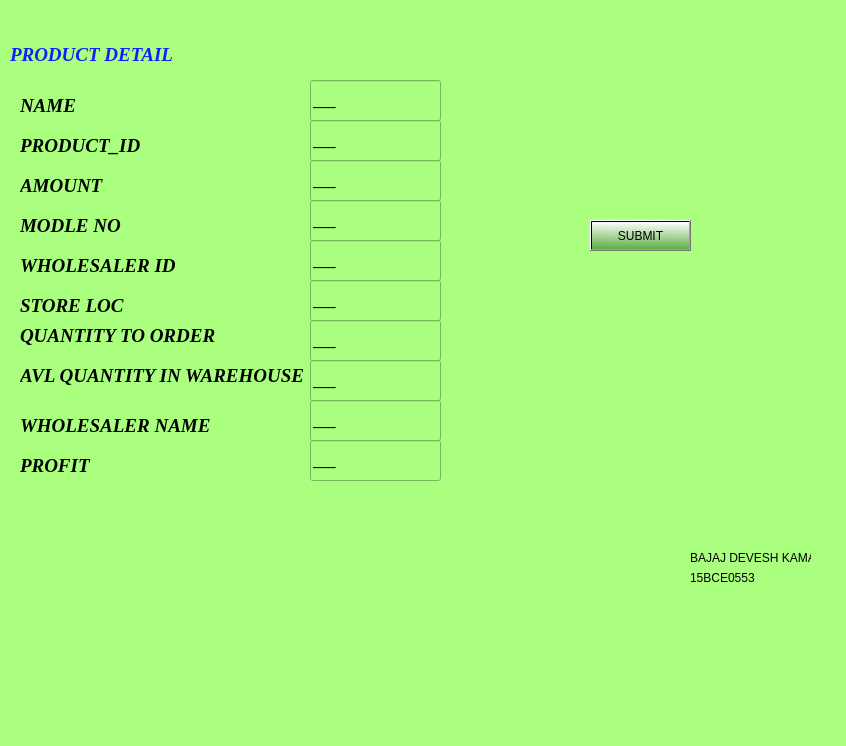
<?xml version="1.0" encoding="UTF-8"?>
<ui version="4.0">
 <class>MainWindow</class>
 <widget class="QMainWindow" name="MainWindow">
  <property name="geometry">
   <rect>
    <x>0</x>
    <y>0</y>
    <width>846</width>
    <height>746</height>
   </rect>
  </property>
  <property name="windowTitle">
   <string>MainWindow</string>
  </property>
  <property name="styleSheet">
   <string notr="true">background-color: rgb(170, 255, 127);
alternate-background-color: rgb(197, 185, 255);</string>
  </property>
  <widget class="QWidget" name="centralwidget">
   <widget class="QLabel" name="label_2">
    <property name="geometry">
     <rect>
      <x>10</x>
      <y>40</y>
      <width>201</width>
      <height>31</height>
     </rect>
    </property>
    <property name="font">
     <font>
      <family>Times New Roman</family>
      <pointsize>14</pointsize>
      <weight>75</weight>
      <italic>true</italic>
      <bold>true</bold>
     </font>
    </property>
    <property name="text">
     <string>&lt;!DOCTYPE HTML PUBLIC &quot;-//W3C//DTD HTML 4.0//EN&quot; &quot;http://www.w3.org/TR/REC-html40/strict.dtd&quot;&gt;
&lt;html&gt;&lt;head&gt;&lt;meta name=&quot;qrichtext&quot; content=&quot;1&quot; /&gt;&lt;style type=&quot;text/css&quot;&gt;
p, li { white-space: pre-wrap; }
&lt;/style&gt;&lt;/head&gt;&lt;body style=&quot; font-family:'Times New Roman'; font-size:14pt; font-weight:600; font-style:italic;&quot;&gt;
&lt;p style=&quot; margin-top:0px; margin-bottom:0px; margin-left:0px; margin-right:0px; -qt-block-indent:0; text-indent:0px;&quot;&gt;&lt;span style=&quot; color:#131eff;&quot;&gt;PRODUCT DETAIL&lt;/span&gt;&lt;/p&gt;&lt;/body&gt;&lt;/html&gt;</string>
    </property>
   </widget>
   <widget class="QLabel" name="label_11">
    <property name="geometry">
     <rect>
      <x>690</x>
      <y>550</y>
      <width>121</width>
      <height>16</height>
     </rect>
    </property>
    <property name="text">
     <string>BAJAJ DEVESH KAMAL</string>
    </property>
   </widget>
   <widget class="QLabel" name="label_12">
    <property name="geometry">
     <rect>
      <x>690</x>
      <y>570</y>
      <width>71</width>
      <height>16</height>
     </rect>
    </property>
    <property name="text">
     <string>15BCE0553</string>
    </property>
   </widget>
   <widget class="QLabel" name="label_10">
    <property name="geometry">
     <rect>
      <x>20</x>
      <y>290</y>
      <width>201</width>
      <height>31</height>
     </rect>
    </property>
    <property name="font">
     <font>
      <family>Times New Roman</family>
      <pointsize>14</pointsize>
      <weight>75</weight>
      <italic>true</italic>
      <bold>true</bold>
     </font>
    </property>
    <property name="text">
     <string>STORE LOC</string>
    </property>
   </widget>
   <widget class="QLabel" name="label_3">
    <property name="geometry">
     <rect>
      <x>20</x>
      <y>90</y>
      <width>201</width>
      <height>31</height>
     </rect>
    </property>
    <property name="font">
     <font>
      <family>Times New Roman</family>
      <pointsize>14</pointsize>
      <weight>75</weight>
      <italic>true</italic>
      <bold>true</bold>
     </font>
    </property>
    <property name="text">
     <string>NAME</string>
    </property>
   </widget>
   <widget class="QLabel" name="label_7">
    <property name="geometry">
     <rect>
      <x>20</x>
      <y>320</y>
      <width>231</width>
      <height>31</height>
     </rect>
    </property>
    <property name="font">
     <font>
      <family>Times New Roman</family>
      <pointsize>14</pointsize>
      <weight>75</weight>
      <italic>true</italic>
      <bold>true</bold>
     </font>
    </property>
    <property name="text">
     <string>QUANTITY TO ORDER</string>
    </property>
   </widget>
   <widget class="QLabel" name="label_23">
    <property name="geometry">
     <rect>
      <x>20</x>
      <y>450</y>
      <width>301</width>
      <height>31</height>
     </rect>
    </property>
    <property name="font">
     <font>
      <family>Times New Roman</family>
      <pointsize>14</pointsize>
      <weight>75</weight>
      <italic>true</italic>
      <bold>true</bold>
     </font>
    </property>
    <property name="text">
     <string>PROFIT </string>
    </property>
   </widget>
   <widget class="QLabel" name="label_9">
    <property name="geometry">
     <rect>
      <x>20</x>
      <y>360</y>
      <width>301</width>
      <height>31</height>
     </rect>
    </property>
    <property name="font">
     <font>
      <family>Times New Roman</family>
      <pointsize>14</pointsize>
      <weight>75</weight>
      <italic>true</italic>
      <bold>true</bold>
     </font>
    </property>
    <property name="text">
     <string>AVL QUANTITY IN WAREHOUSE</string>
    </property>
   </widget>
   <widget class="QLabel" name="label_24">
    <property name="geometry">
     <rect>
      <x>20</x>
      <y>410</y>
      <width>231</width>
      <height>31</height>
     </rect>
    </property>
    <property name="font">
     <font>
      <family>Times New Roman</family>
      <pointsize>14</pointsize>
      <weight>75</weight>
      <italic>true</italic>
      <bold>true</bold>
     </font>
    </property>
    <property name="text">
     <string>WHOLESALER NAME</string>
    </property>
   </widget>
   <widget class="QLabel" name="label_8">
    <property name="geometry">
     <rect>
      <x>20</x>
      <y>250</y>
      <width>201</width>
      <height>31</height>
     </rect>
    </property>
    <property name="font">
     <font>
      <family>Times New Roman</family>
      <pointsize>14</pointsize>
      <weight>75</weight>
      <italic>true</italic>
      <bold>true</bold>
     </font>
    </property>
    <property name="text">
     <string>WHOLESALER ID</string>
    </property>
   </widget>
   <widget class="QLabel" name="label_6">
    <property name="geometry">
     <rect>
      <x>20</x>
      <y>210</y>
      <width>201</width>
      <height>31</height>
     </rect>
    </property>
    <property name="font">
     <font>
      <family>Times New Roman</family>
      <pointsize>14</pointsize>
      <weight>75</weight>
      <italic>true</italic>
      <bold>true</bold>
     </font>
    </property>
    <property name="text">
     <string>MODLE NO</string>
    </property>
   </widget>
   <widget class="QLabel" name="label_5">
    <property name="geometry">
     <rect>
      <x>20</x>
      <y>170</y>
      <width>201</width>
      <height>31</height>
     </rect>
    </property>
    <property name="font">
     <font>
      <family>Times New Roman</family>
      <pointsize>14</pointsize>
      <weight>75</weight>
      <italic>true</italic>
      <bold>true</bold>
     </font>
    </property>
    <property name="text">
     <string>AMOUNT</string>
    </property>
   </widget>
   <widget class="QLabel" name="label_4">
    <property name="geometry">
     <rect>
      <x>20</x>
      <y>130</y>
      <width>201</width>
      <height>31</height>
     </rect>
    </property>
    <property name="font">
     <font>
      <family>Times New Roman</family>
      <pointsize>14</pointsize>
      <weight>75</weight>
      <italic>true</italic>
      <bold>true</bold>
     </font>
    </property>
    <property name="text">
     <string>PRODUCT_ID</string>
    </property>
   </widget>
   <widget class="QLineEdit" name="lineEdit_3">
    <property name="geometry">
     <rect>
      <x>310</x>
      <y>160</y>
      <width>131</width>
      <height>41</height>
     </rect>
    </property>
    <property name="font">
     <font>
      <family>Times New Roman</family>
      <pointsize>11</pointsize>
      <weight>75</weight>
      <bold>true</bold>
     </font>
    </property>
    <property name="text">
     <string>___</string>
    </property>
   </widget>
   <widget class="QLineEdit" name="lineEdit_6">
    <property name="geometry">
     <rect>
      <x>310</x>
      <y>280</y>
      <width>131</width>
      <height>41</height>
     </rect>
    </property>
    <property name="font">
     <font>
      <family>Times New Roman</family>
      <pointsize>11</pointsize>
      <weight>75</weight>
      <bold>true</bold>
     </font>
    </property>
    <property name="text">
     <string>___</string>
    </property>
   </widget>
   <widget class="QLineEdit" name="lineEdit_4">
    <property name="geometry">
     <rect>
      <x>310</x>
      <y>200</y>
      <width>131</width>
      <height>41</height>
     </rect>
    </property>
    <property name="font">
     <font>
      <family>Times New Roman</family>
      <pointsize>11</pointsize>
      <weight>75</weight>
      <bold>true</bold>
     </font>
    </property>
    <property name="text">
     <string>___</string>
    </property>
   </widget>
   <widget class="QLineEdit" name="lineEdit_7">
    <property name="geometry">
     <rect>
      <x>310</x>
      <y>320</y>
      <width>131</width>
      <height>41</height>
     </rect>
    </property>
    <property name="font">
     <font>
      <family>Times New Roman</family>
      <pointsize>11</pointsize>
      <weight>75</weight>
      <bold>true</bold>
     </font>
    </property>
    <property name="text">
     <string>___</string>
    </property>
   </widget>
   <widget class="QLineEdit" name="lineEdit">
    <property name="geometry">
     <rect>
      <x>310</x>
      <y>80</y>
      <width>131</width>
      <height>41</height>
     </rect>
    </property>
    <property name="font">
     <font>
      <family>Times New Roman</family>
      <pointsize>11</pointsize>
      <weight>75</weight>
      <bold>true</bold>
     </font>
    </property>
    <property name="text">
     <string>___</string>
    </property>
   </widget>
   <widget class="QLineEdit" name="lineEdit_2">
    <property name="geometry">
     <rect>
      <x>310</x>
      <y>120</y>
      <width>131</width>
      <height>41</height>
     </rect>
    </property>
    <property name="font">
     <font>
      <family>Times New Roman</family>
      <pointsize>11</pointsize>
      <weight>75</weight>
      <bold>true</bold>
     </font>
    </property>
    <property name="text">
     <string>___</string>
    </property>
   </widget>
   <widget class="QLineEdit" name="lineEdit_5">
    <property name="geometry">
     <rect>
      <x>310</x>
      <y>240</y>
      <width>131</width>
      <height>41</height>
     </rect>
    </property>
    <property name="font">
     <font>
      <family>Times New Roman</family>
      <pointsize>11</pointsize>
      <weight>75</weight>
      <bold>true</bold>
     </font>
    </property>
    <property name="text">
     <string>___</string>
    </property>
   </widget>
   <widget class="QLineEdit" name="lineEdit_8">
    <property name="geometry">
     <rect>
      <x>310</x>
      <y>360</y>
      <width>131</width>
      <height>41</height>
     </rect>
    </property>
    <property name="font">
     <font>
      <family>Times New Roman</family>
      <pointsize>11</pointsize>
      <weight>75</weight>
      <bold>true</bold>
     </font>
    </property>
    <property name="text">
     <string>___</string>
    </property>
   </widget>
   <widget class="QLineEdit" name="lineEdit_9">
    <property name="geometry">
     <rect>
      <x>310</x>
      <y>440</y>
      <width>131</width>
      <height>41</height>
     </rect>
    </property>
    <property name="font">
     <font>
      <family>Times New Roman</family>
      <pointsize>11</pointsize>
      <weight>75</weight>
      <bold>true</bold>
     </font>
    </property>
    <property name="text">
     <string>___</string>
    </property>
   </widget>
   <widget class="QLineEdit" name="lineEdit_10">
    <property name="geometry">
     <rect>
      <x>310</x>
      <y>400</y>
      <width>131</width>
      <height>41</height>
     </rect>
    </property>
    <property name="font">
     <font>
      <family>Times New Roman</family>
      <pointsize>11</pointsize>
      <weight>75</weight>
      <bold>true</bold>
     </font>
    </property>
    <property name="text">
     <string>___</string>
    </property>
   </widget>
   <widget class="QPushButton" name="pushButton">
    <property name="geometry">
     <rect>
      <x>590</x>
      <y>220</y>
      <width>101</width>
      <height>31</height>
     </rect>
    </property>
    <property name="styleSheet">
     <string notr="true">background-color: qlineargradient(spread:pad, x1:0.972, y1:1, x2:1, y2:0, stop:0 rgba(0, 0, 0, 255), stop:1 rgba(255, 255, 255, 255));
background-color: qlineargradient(spread:pad, x1:0.972, y1:1, x2:1, y2:0, stop:0 rgba(0, 73, 0, 111), stop:1 rgba(255, 255, 255, 255));</string>
    </property>
    <property name="text">
     <string>SUBMIT</string>
    </property>
   </widget>
  </widget>
  <widget class="QMenuBar" name="menubar">
   <property name="geometry">
    <rect>
     <x>0</x>
     <y>0</y>
     <width>846</width>
     <height>21</height>
    </rect>
   </property>
  </widget>
  <widget class="QStatusBar" name="statusbar"/>
 </widget>
 <resources/>
 <connections/>
</ui>
